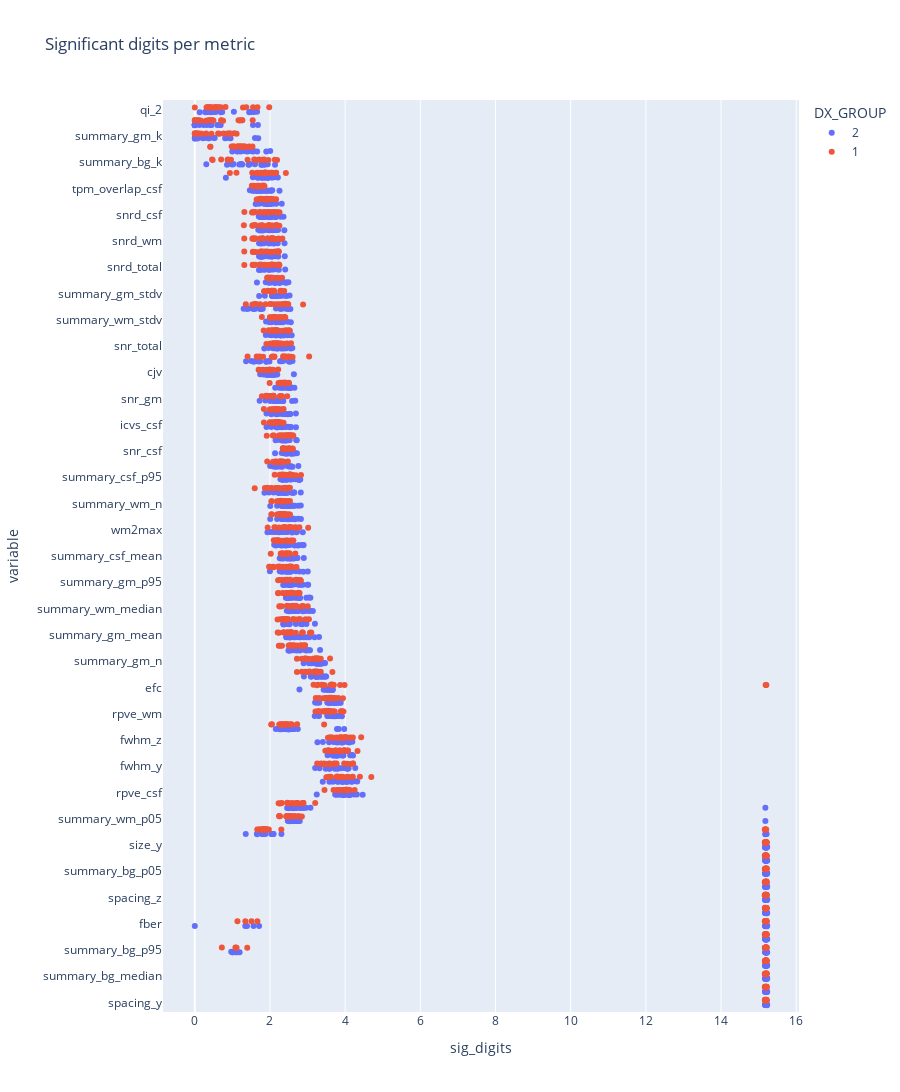

Write notebook code for a chart like this one.
### Code cell
import plotly.express as px
stats_.sort_values(by=['sig_digits'], ascending=[False], inplace=True)
fig = px.strip(stats_, x='sig_digits', y='variable',  title='Significant digits per metric', color='DX_GROUP', height=1600)
fig

### Figure 1 — Plotly figure (JSON) as saved in the notebook; plotly's stock layout.template omitted (floating-point values rounded to 4 significant figures; data arrays with more than 128 entries replaced by an {"elided": "..."} marker saying what was removed)
{"data": [{"alignmentgroup": "True", "boxpoints": "all", "fillcolor": "rgba(255,255,255,0)", "hoveron": "points", "hovertemplate": "DX_GROUP=2<br>sig_digits=%{x}<br>variable=%{y}<extra></extra>", "legendgroup": "2", "line": {"color": "rgba(255,255,255,0)"}, "marker": {"color": "#636efa"}, "name": "2", "offsetgroup": "2", "orientation": "h", "pointpos": 0, "showlegend": true, "type": "box", "x": {"elided": "1311 float values"}, "x0": " ", "xaxis": "x", "y": {"elided": "1311 str values"}, "y0": " ", "yaxis": "y"}, {"alignmentgroup": "True", "boxpoints": "all", "fillcolor": "rgba(255,255,255,0)", "hoveron": "points", "hovertemplate": "DX_GROUP=1<br>sig_digits=%{x}<br>variable=%{y}<extra></extra>", "legendgroup": "1", "line": {"color": "rgba(255,255,255,0)"}, "marker": {"color": "#EF553B"}, "name": "1", "offsetgroup": "1", "orientation": "h", "pointpos": 0, "showlegend": true, "type": "box", "x": {"elided": "1311 float values"}, "x0": " ", "xaxis": "x", "y": {"elided": "1311 str values"}, "y0": " ", "yaxis": "y"}], "layout": {"boxmode": "group", "height": 1600, "legend": {"title": {"text": "DX_GROUP"}, "tracegroupgap": 0}, "title": {"text": "Significant digits per metric"}, "xaxis": {"anchor": "y", "domain": [0, 1], "title": {"text": "sig_digits"}}, "yaxis": {"anchor": "x", "domain": [0, 1], "title": {"text": "variable"}}}}
